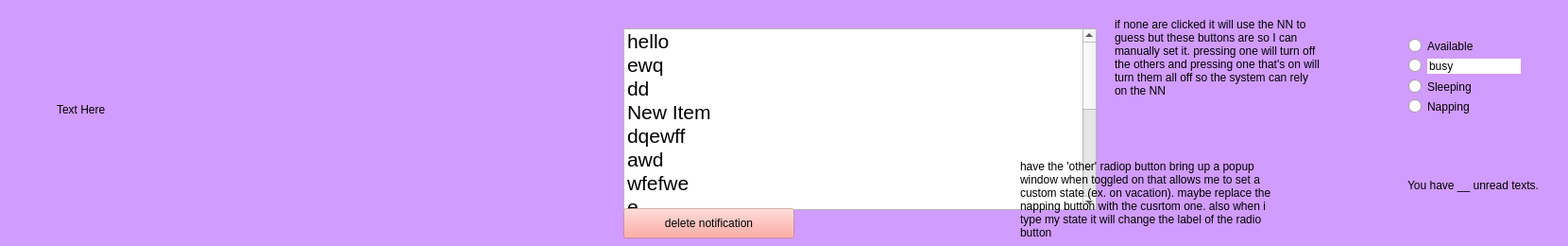
<?xml version="1.0" encoding="UTF-8"?>
<ui version="4.0">
 <class>Widget</class>
 <widget class="QWidget" name="Widget">
  <property name="geometry">
   <rect>
    <x>0</x>
    <y>0</y>
    <width>1660</width>
    <height>260</height>
   </rect>
  </property>
  <property name="focusPolicy">
   <enum>Qt::NoFocus</enum>
  </property>
  <property name="windowTitle">
   <string>Widget</string>
  </property>
  <property name="styleSheet">
   <string notr="true"/>
  </property>
  <widget class="QLabel" name="dialogueBox">
   <property name="geometry">
    <rect>
     <x>0</x>
     <y>0</y>
     <width>16777215</width>
     <height>16777215</height>
    </rect>
   </property>
   <property name="sizePolicy">
    <sizepolicy hsizetype="Maximum" vsizetype="Maximum">
     <horstretch>0</horstretch>
     <verstretch>0</verstretch>
    </sizepolicy>
   </property>
   <property name="styleSheet">
    <string notr="true">background-color: rgb(209, 156, 255);</string>
   </property>
   <property name="text">
    <string/>
   </property>
  </widget>
  <widget class="QLabel" name="dialogueLabel">
   <property name="geometry">
    <rect>
     <x>60</x>
     <y>40</y>
     <width>561</width>
     <height>151</height>
    </rect>
   </property>
   <property name="text">
    <string>Text Here</string>
   </property>
  </widget>
  <widget class="QLabel" name="label">
   <property name="geometry">
    <rect>
     <x>1490</x>
     <y>180</y>
     <width>161</width>
     <height>31</height>
    </rect>
   </property>
   <property name="text">
    <string>You have __ unread texts.</string>
   </property>
  </widget>
  <widget class="QListWidget" name="notificationsList">
   <property name="geometry">
    <rect>
     <x>660</x>
     <y>30</y>
     <width>501</width>
     <height>192</height>
    </rect>
   </property>
   <property name="font">
    <font>
     <pointsize>16</pointsize>
    </font>
   </property>
   <property name="focusPolicy">
    <enum>Qt::NoFocus</enum>
   </property>
   <property name="styleSheet">
    <string notr="true"/>
   </property>
   <property name="selectionMode">
    <enum>QAbstractItemView::SingleSelection</enum>
   </property>
   <item>
    <property name="text">
     <string>hello</string>
    </property>
   </item>
   <item>
    <property name="text">
     <string>ewq</string>
    </property>
   </item>
   <item>
    <property name="text">
     <string>dd</string>
    </property>
   </item>
   <item>
    <property name="text">
     <string>New Item</string>
    </property>
   </item>
   <item>
    <property name="text">
     <string>dqewff</string>
    </property>
   </item>
   <item>
    <property name="text">
     <string>awd</string>
    </property>
   </item>
   <item>
    <property name="text">
     <string>wfefwe</string>
    </property>
   </item>
   <item>
    <property name="text">
     <string>e</string>
    </property>
   </item>
   <item>
    <property name="text">
     <string>fqwwfe</string>
    </property>
   </item>
   <item>
    <property name="text">
     <string>qewq</string>
    </property>
   </item>
   <item>
    <property name="text">
     <string>f</string>
    </property>
   </item>
   <item>
    <property name="text">
     <string>qef</string>
    </property>
   </item>
   <item>
    <property name="text">
     <string>asda</string>
    </property>
   </item>
   <item>
    <property name="text">
     <string>asdasda</string>
    </property>
   </item>
   <item>
    <property name="text">
     <string>afwasdas</string>
    </property>
   </item>
   <item>
    <property name="text">
     <string>greergger</string>
    </property>
   </item>
  </widget>
  <widget class="QPushButton" name="deleteNotification">
   <property name="geometry">
    <rect>
     <x>660</x>
     <y>220</y>
     <width>181</width>
     <height>32</height>
    </rect>
   </property>
   <property name="styleSheet">
    <string notr="true">background-color: rgba(253, 149, 140, 133);</string>
   </property>
   <property name="text">
    <string>delete notification</string>
   </property>
  </widget>
  <widget class="QLabel" name="label_2">
   <property name="geometry">
    <rect>
     <x>1180</x>
     <y>10</y>
     <width>221</width>
     <height>101</height>
    </rect>
   </property>
   <property name="text">
    <string>if none are clicked it will use the NN to guess but these buttons are so I can manually set it. pressing one will turn off the others and pressing one that's on will turn them all off so the system can rely on the NN</string>
   </property>
   <property name="wordWrap">
    <bool>true</bool>
   </property>
  </widget>
  <widget class="QLabel" name="label_3">
   <property name="geometry">
    <rect>
     <x>1080</x>
     <y>160</y>
     <width>271</width>
     <height>101</height>
    </rect>
   </property>
   <property name="text">
    <string>have the 'other' radiop button bring up a popup window when toggled on that allows me to set a custom state (ex. on vacation). maybe replace the napping button with the cusrtom one. also when i type my state it will change the label of the radio button</string>
   </property>
   <property name="wordWrap">
    <bool>true</bool>
   </property>
  </widget>
  <widget class="QWidget" name="formLayoutWidget">
   <property name="geometry">
    <rect>
     <x>1480</x>
     <y>30</y>
     <width>141</width>
     <height>101</height>
    </rect>
   </property>
   <layout class="QFormLayout" name="formLayout_2">
    <item row="0" column="0">
     <widget class="QRadioButton" name="availableStatus">
      <property name="text">
       <string/>
      </property>
     </widget>
    </item>
    <item row="0" column="1">
     <widget class="QLabel" name="availableLabel">
      <property name="text">
       <string>Available</string>
      </property>
     </widget>
    </item>
    <item row="1" column="0">
     <widget class="QRadioButton" name="busyStatus">
      <property name="text">
       <string/>
      </property>
     </widget>
    </item>
    <item row="2" column="0">
     <widget class="QRadioButton" name="sleepingStatus">
      <property name="text">
       <string/>
      </property>
     </widget>
    </item>
    <item row="2" column="1">
     <widget class="QLabel" name="sleepingLabel">
      <property name="text">
       <string>Sleeping</string>
      </property>
     </widget>
    </item>
    <item row="3" column="0">
     <widget class="QRadioButton" name="nappingStatus">
      <property name="text">
       <string/>
      </property>
     </widget>
    </item>
    <item row="3" column="1">
     <widget class="QLabel" name="nappingLabel">
      <property name="text">
       <string>Napping</string>
      </property>
     </widget>
    </item>
    <item row="1" column="1">
     <widget class="QLineEdit" name="busyLabel">
      <property name="sizePolicy">
       <sizepolicy hsizetype="Preferred" vsizetype="Preferred">
        <horstretch>0</horstretch>
        <verstretch>0</verstretch>
       </sizepolicy>
      </property>
      <property name="autoFillBackground">
       <bool>true</bool>
      </property>
      <property name="styleSheet">
       <string notr="true"/>
      </property>
      <property name="text">
       <string>busy</string>
      </property>
      <property name="frame">
       <bool>false</bool>
      </property>
      <property name="cursorPosition">
       <number>4</number>
      </property>
     </widget>
    </item>
   </layout>
  </widget>
 </widget>
 <layoutdefault spacing="6" margin="11"/>
 <resources/>
 <connections/>
</ui>
